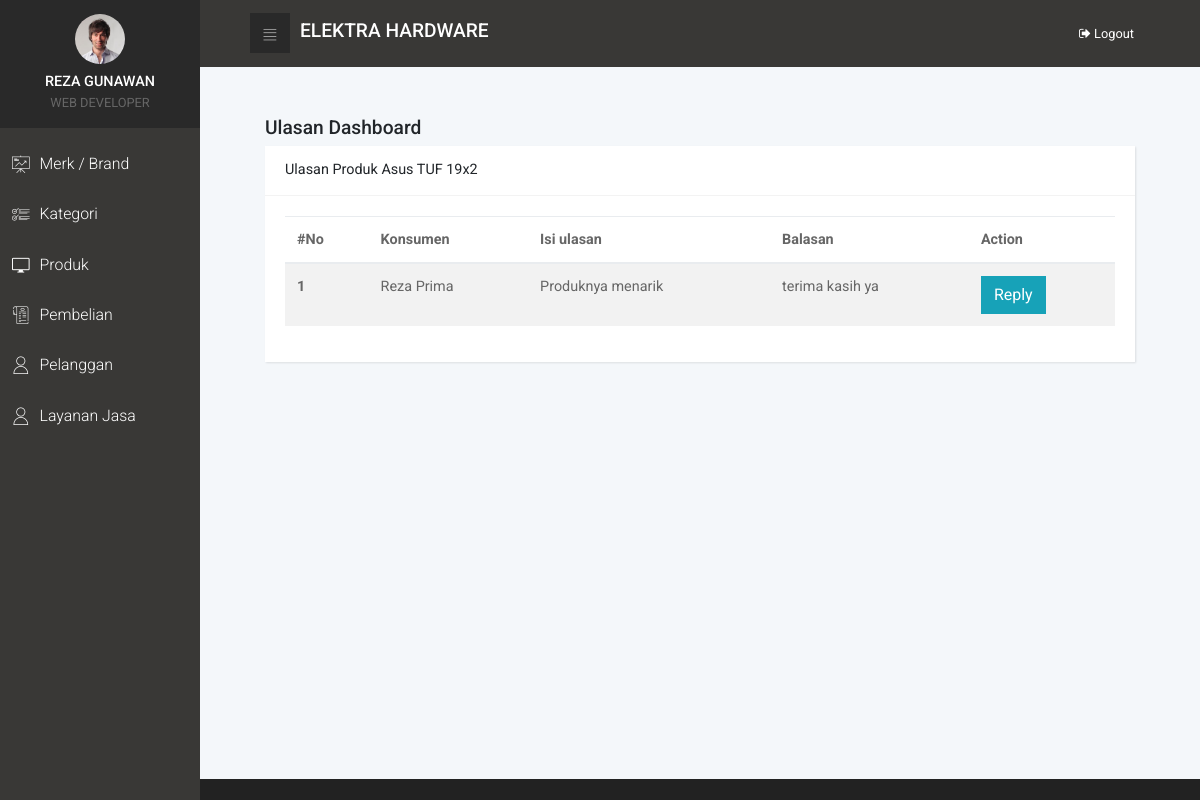
/admin/index.php?menu=ulasan&id=8 (signed in), run on the app's committed database.
### tables this page shows
CREATE TABLE `tb_produk` (
  `id_produk` int(11) NOT NULL,
  `nama_produk` varchar(30) NOT NULL,
  `id_merk` int(11) NOT NULL,
  `id_kategori` int(11) NOT NULL,
  `harga` int(20) NOT NULL,
  `deskripsi` text NOT NULL,
  `stok` int(11) NOT NULL,
  `foto_produk` varchar(100) NOT NULL,
  `tgl_produk` date NOT NULL
);

CREATE TABLE `tb_ulasan` (
  `id_ulasan` int(11) NOT NULL,
  `id_produk` int(11) NOT NULL,
  `id_konsumen` int(11) NOT NULL,
  `isi` text NOT NULL,
  `rating` int(1) NOT NULL,
  `balasan` text
);

CREATE TABLE `tb_konsumen` (
  `id_konsumen` int(11) NOT NULL,
  `nama_lengkap` varchar(30) NOT NULL,
  `alamat` varchar(50) NOT NULL,
  `no_telp` varchar(20) NOT NULL,
  `email` varchar(50) NOT NULL,
  `password` varchar(100) NOT NULL
);

### admin/content/show_ulasan.php (the view, shortened to what this page needs)
<link rel="stylesheet" type="text/css" href="../css/table.css">
                <?php
                    $id = $_GET['id'];
                    $getName = $koneksi->query("SELECT * FROM tb_produk WHERE id_produk = $id");
                    $dataName = $getName->fetch_assoc();
                    $query_ulasan= $koneksi->query("SELECT * FROM tb_ulasan INNER JOIN tb_produk ON tb_ulasan.id_produk = tb_produk.id_produk INNER JOIN tb_konsumen ON tb_ulasan.id_konsumen = tb_konsumen.id_konsumen");
                ?>
<div class="col-lg-12">
	<h3>Ulasan Dashboard</h3>
	<div class="card">
		<div class="card-header d-flex align-items-center">
			<h2 class="h5 display">Ulasan Produk <?= $dataName['nama_produk'] ?></h2>
		</div>
		<div class="card-body">
			<table class="table table-striped table-hover table-responsive">
				<thead>
					<tr>
						<th>#No</th>
                        <th>Konsumen</th>
						<th>Isi ulasan</th>
                        <th>Balasan</th>
						<th>Action</th>
					</tr>
				</thead>
				<tbody>
                    <?php
                        if($query_ulasan->num_rows > 0){
                            $nomor = 1;
                            while($data_ulasan = $query_ulasan->fetch_assoc()){
                                ?>
                                    <tr>
                                        <th scope="row"><?= $nomor?></th>
                                        <td><?= $data_ulasan['nama_lengkap'] ?></td>
                                        <td><?= $data_ulasan['isi']?></td>
                                        <td><?= isset($data_ulasan['balasan']) ? $data_ulasan['balasan'] : "Tidak ada" ?></td>
                                        <td>
                                        <a href="index.php?menu=balas_ulasan&id=<?= $data_ulasan['id_ulasan']?>"><button class="btn btn-info">Reply</button></a>
                                        </td>
                                    </tr>
                                <?php
                                $nomor++;
                            }
                        }else if($query_ulasan->num_rows == 0){
                            ?>
                                <td colspan="3" class="text-center">
                                <h1>Tidak Ada Data</h1>
                                </td>
                            <?php
                        }
                    ?>
				</tbody>
			</table>
		</div>
	</div>
</div>

### admin/css/style.blue.css (style rules this page uses)
a { display: inline-block; text-decoration: none; color: #fff; -webkit-transition: all 0.3s; transition: all 0.3s; }
body { overflow-x: hidden; }
table { font-size: 0.9em; color: #666; }
h2 { color: #555; font-weight: 400; }
.card { height: 100%; border: none; background: #fff; -webkit-box-shadow: 1px 1px 2px rgba(0, 0, 0, 0.1); box-shadow: 1px 1px 2px rgba(0, 0, 0, 0.1); border-radius: 0; }
.card-header { height: 50px; background-color: #fff; border-bottom-color: #f3f3f3; border-top: none; }
.card-header h2, .card-header h3 { margin-bottom: 0; }
.display { font-weight: 400 !important; }
button { cursor: pointer; }
.btn { font-weight: normal; border: 1px solid transparent; padding: 0.5rem 0.75rem; font-size: 1rem; line-height: 1.25; border-radius: 0; -webkit-transition: all 0.15s ease-in-out; transition: all 0.15s ease-in-out; }
.btn-info { color: #fff; background-color: #17a2b8; border-color: #17a2b8; }
body { font-family: "Roboto", sans-serif; font-size: 1rem; font-weight: normal; line-height: 1.5; color: #212529; background-color: #fff; }
a { color: #2b90d9; text-decoration: none; }
h1, h2, h3, h4, h5, h6, .h1, .h2, .h3, .h4, .h5, .h6 { margin-bottom: 0.5rem; font-family: inherit; font-weight: 500; line-height: 1.1; color: inherit; }
h2, .h2 { font-size: 1.3rem; }
h3, .h3 { font-size: 1.2rem; }
h5, .h5 { font-size: 0.9rem; }

### css/table.css (style rules this page uses)
.table-responsive { display:table !important; }

### data on the page
tb_produk: nama_produk "Asus TUF 19x2"
tb_ulasan: id_konsumen.nama_lengkap "Reza Prima", isi "Produknya menarik", balasan "terima kasih ya"

### other printed values
$_SESSION['user_login']['nama_user'] "REZA GUNAWAN"
